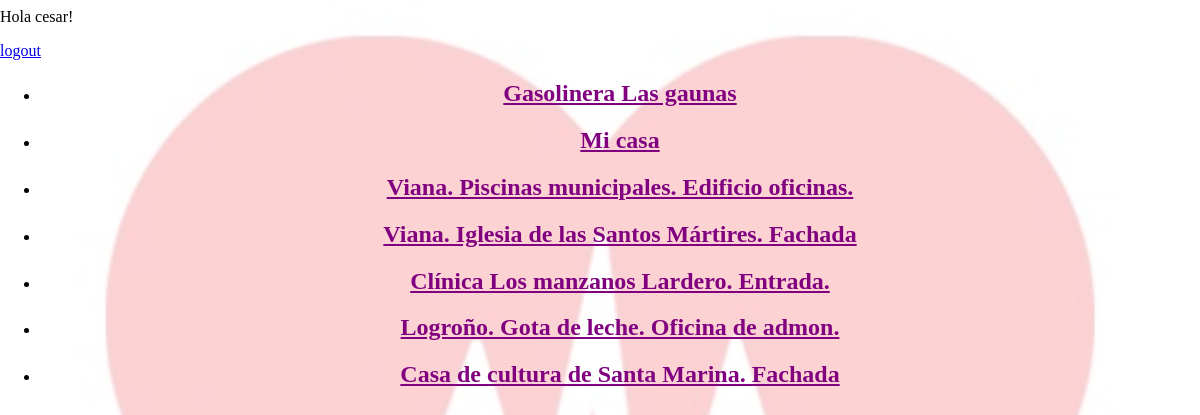
The app's page / (signed in), older data.
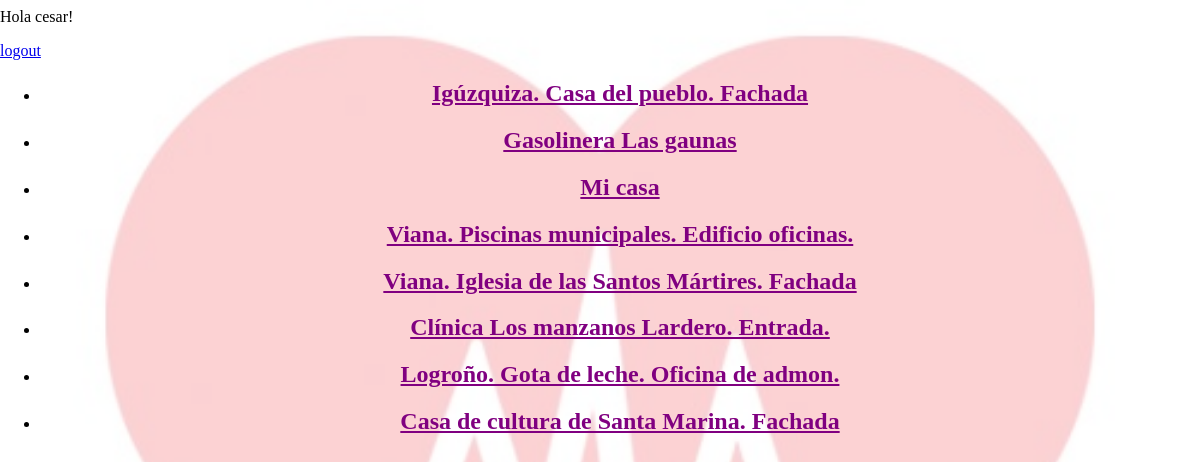
The same page, newer data.
### control/models.py (models this page shows, shortened)
class Desfibrilador (models.Model):
	tipo = models.ForeignKey(Tipo_Desfibrilador, on_delete=models.PROTECT)
	localizacion = models.CharField(max_length=100)
	responsable  = models.CharField(max_length=100)
	imagen = models.ImageField(upload_to='images/', default = 'pic.png')

### control/views.py (the view)
# urls.py: urlpatterns = [path('', views.index, name='index'),
def index(request):
	latest_desfibrilador_list = Desfibrilador.objects.order_by('-id')[:10]
	template = loader.get_template('control/index.html')
	context = {'latest_desfibrilador_list': latest_desfibrilador_list,}
	return HttpResponse(template.render(context, request))

### control/templates/control/index.html
{% if user.is_authenticated %}
  Hola {{ user.username }}!
  <p><a href="{% url 'logout' %}">logout</a></p>
{% else %}
  <p>You are not logged in</p>
  <a href="{% url 'login' %}">logueate para tener acceso</a>
{% endif %}
{% load static %}
	<link rel="stylesheet" type="text/css" href="{% static 'control/style.css' %}">
{% if user.is_staff %}
	{% if latest_desfibrilador_list %}
		<ul>
		{% for desfibrilador in latest_desfibrilador_list %}
			<li>
				<a href="{% url 'detail' desfibrilador.id %}">
					<h2>{{ desfibrilador.localizacion }}</h2>
				</a>
			</li>
		{% endfor %}
		</ul>
	{% else %}
		<p>No hay desfibriladores.</p>
	{% endif %}
{% endif %}

### control/static/control/style.css (style rules this page uses)
h2 { text-align: center; }
li a { color: purple; }

Row changes from the older to the newer data that the page shows:
added Desfibrilador: localizacion "Igúzquiza. Casa del pueblo. Fachada"
